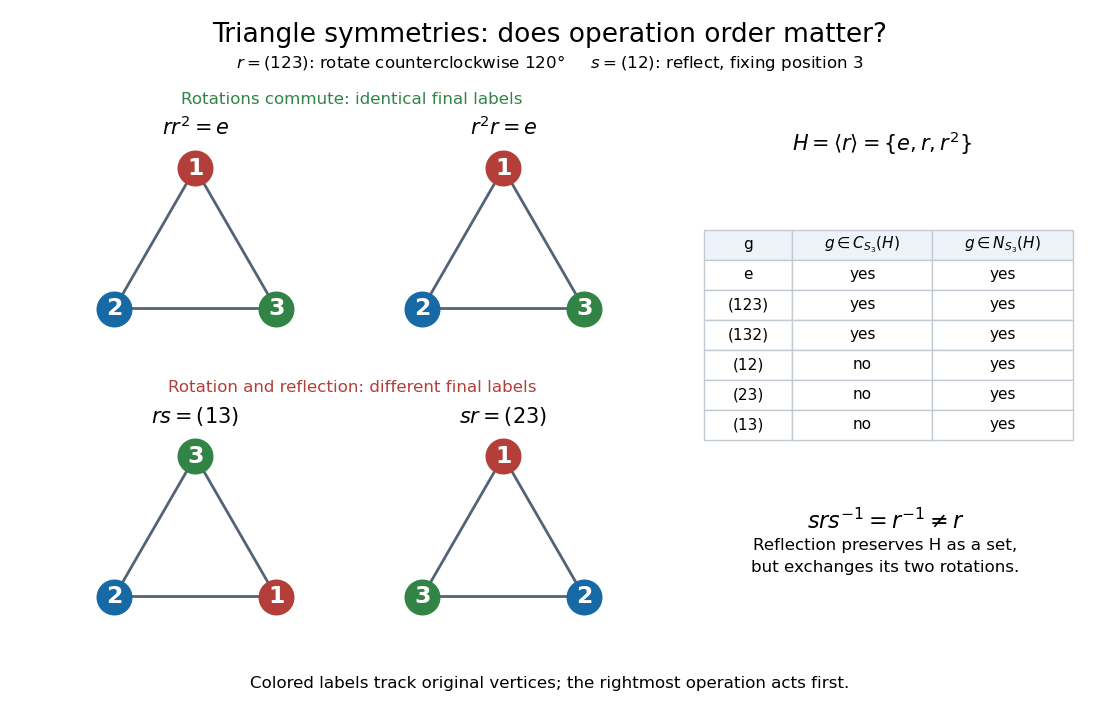

Write the Python code that produced this figure.
"""Compare products in the triangle symmetry group; output PNG to CWD.

Tested with Python 3.14, matplotlib 3.10.7, and numpy 2.3.5.
"""

from pathlib import Path

import matplotlib.pyplot as plt
import numpy as np


def compose(p, q):
    """Apply q first, then p, to vertices indexed from zero."""
    return tuple(p[q[i]] for i in range(3))


def draw_triangle(ax, permutation, title):
    vertices = np.array([[0, 1], [-np.sqrt(3) / 2, -0.5],
                         [np.sqrt(3) / 2, -0.5]])
    ax.plot(*vertices[[0, 1, 2, 0]].T, color="#536375", lw=2)
    colors = ["#b43e39", "#1769a5", "#318445"]
    for original, destination in enumerate(permutation):
        x, y = vertices[destination]
        ax.scatter(x, y, s=620, color=colors[original], zorder=3)
        ax.text(x, y, str(original + 1), ha="center", va="center",
                color="white", fontsize=17, weight="bold")
    ax.set(xlim=(-1.2, 1.2), ylim=(-0.82, 1.3), aspect="equal")
    ax.set_title(title, fontsize=15, pad=4)
    ax.axis("off")


def main():
    e, r, s = (0, 1, 2), (1, 2, 0), (1, 0, 2)
    r2 = compose(r, r)
    assert compose(r, r2) == compose(r2, r) == e
    assert compose(r, s) == (2, 1, 0)
    assert compose(s, r) == (0, 2, 1)
    plt.rcParams.update({"font.family": "DejaVu Sans", "font.size": 12})
    fig = plt.figure(figsize=(11, 7.2), facecolor="white")
    fig.suptitle("Triangle symmetries: does operation order matter?", fontsize=19, y=.97)
    fig.text(.5, .905, r"$r=(123)$: rotate counterclockwise 120°     $s=(12)$: reflect, fixing position 3",
             ha="center", fontsize=12)
    panels = [(.055, .53, compose(r, r2), r"$rr^2=e$"),
              (.335, .53, compose(r2, r), r"$r^2r=e$"),
              (.055, .13, compose(r, s), r"$rs=(13)$"),
              (.335, .13, compose(s, r), r"$sr=(23)$")]
    for x, y, permutation, title in panels:
        ax = fig.add_axes([x, y, .245, .275])
        draw_triangle(ax, permutation, title)
    fig.text(.32, .855, "Rotations commute: identical final labels", ha="center", color="#318445")
    fig.text(.32, .455, "Rotation and reflection: different final labels", ha="center", color="#b43e39")
    fig.text(.72, .79, r"$H=\langle r\rangle=\{e,r,r^2\}$", fontsize=15)
    table_ax = fig.add_axes([.64, .34, .335, .39])
    table_ax.axis("off")
    rows = [["e", "yes", "yes"], ["(123)", "yes", "yes"],
            ["(132)", "yes", "yes"], ["(12)", "no", "yes"],
            ["(23)", "no", "yes"], ["(13)", "no", "yes"]]
    table = table_ax.table(cellText=rows,
                          colLabels=["g", r"$g\in C_{S_3}(H)$", r"$g\in N_{S_3}(H)$"],
                          loc="center", cellLoc="center", colWidths=[.24, .38, .38])
    table.auto_set_font_size(False)
    table.set_fontsize(11)
    table.scale(1, 1.8)
    for (row, col), cell in table.get_celld().items():
        cell.set_edgecolor("#c2cbd4")
        cell.set_facecolor("#edf3f8" if row == 0 else "white")
    fig.text(.805, .265, r"$srs^{-1}=r^{-1}\ne r$", ha="center", fontsize=16)
    fig.text(.805, .205, "Reflection preserves H as a set,\nbut exchanges its two rotations.",
             ha="center", fontsize=12, linespacing=1.6)
    fig.text(.5, .045, "Colored labels track original vertices; the rightmost operation acts first.",
             ha="center", fontsize=12)
    fig.savefig(Path.cwd() / (Path(__file__).stem + ".png"), dpi=100,
                facecolor="white", transparent=False)
    plt.close(fig)


if __name__ == "__main__":
    main()
